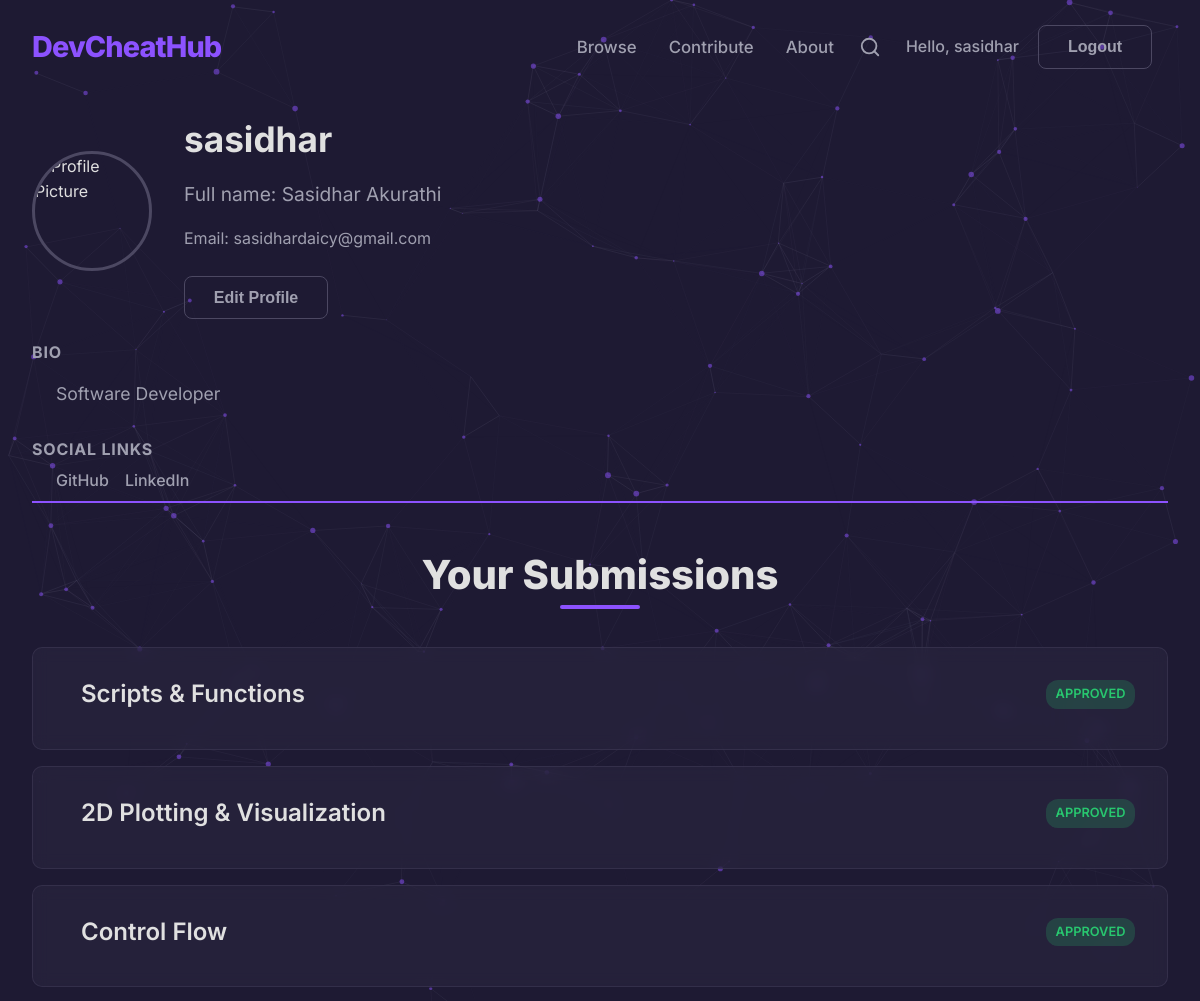
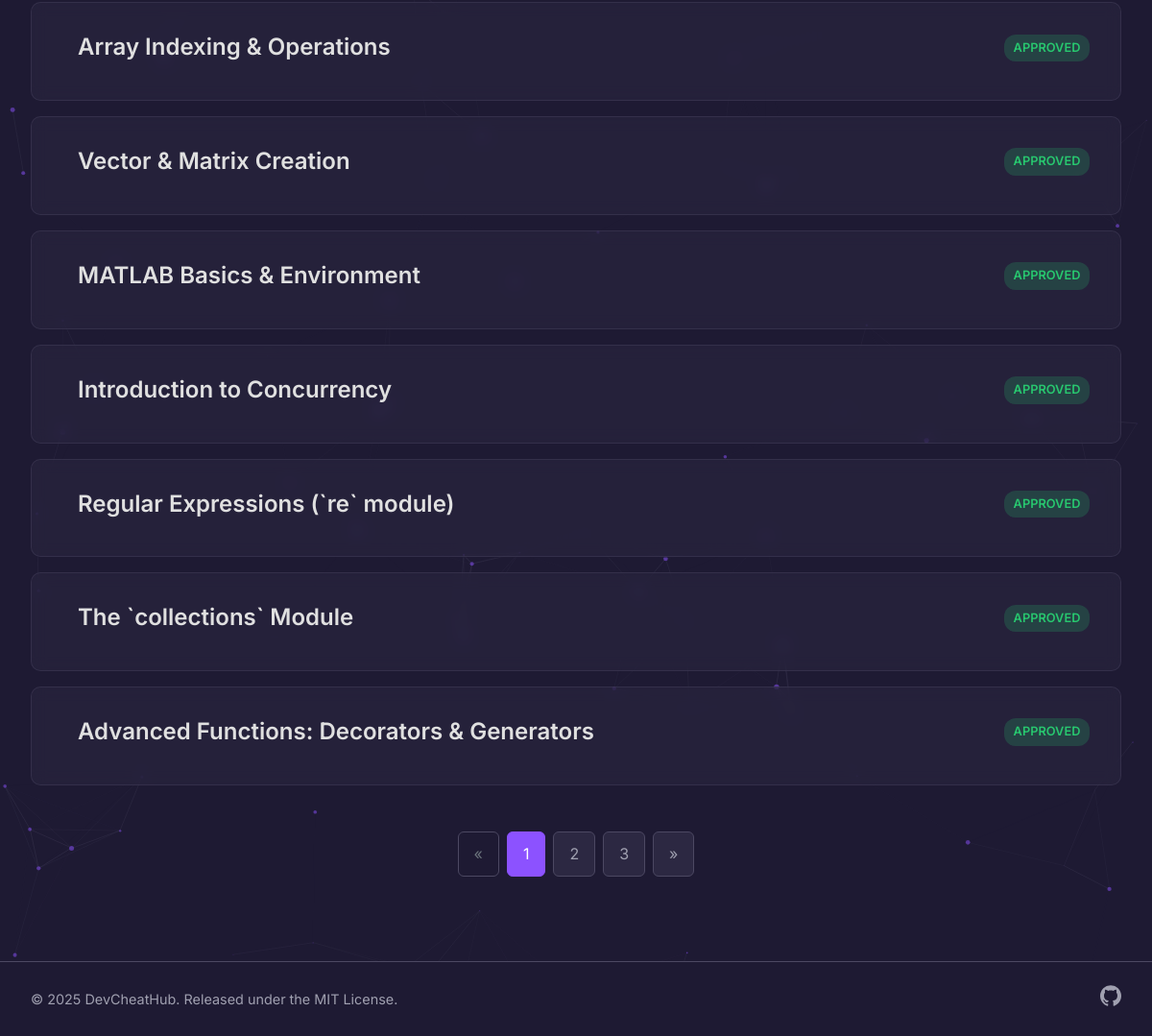
/accounts/profile/ (signed in), run on the app's committed database (2 pictures, top to bottom).
### core/models.py (models this page shows, shortened)
class CheatSheet(models.Model):
    STATUS_CHOICES = [
        ('PENDING', 'Pending Review'),
        ('APPROVED', 'Approved'),
        ('REJECTED', 'Rejected'),
    ]
    author = models.ForeignKey(User, on_delete=models.CASCADE)
    category = models.ForeignKey(Category, related_name="cheatsheets", on_delete=models.CASCADE)
    title = models.CharField(max_length=200)
    description = models.TextField(help_text="A brief description of the cheatsheet.")
    status = models.CharField(max_length=10, choices=STATUS_CHOICES, default='PENDING')
    slug = models.SlugField(max_length=200, unique=True, blank=True)
    created_at = models.DateTimeField(auto_now_add=True)
    updated_at = models.DateTimeField(auto_now=True)
    content = models.JSONField(default=dict)

### users/views.py (the view)
# urls.py: path('profile/', views.profile, name='profile'),
@login_required
def profile(request):
    if request.method == 'POST':
        u_form = UserUpdateForm(request.POST, instance=request.user)
        p_form = ProfileUpdateForm(request.POST, request.FILES, instance=request.user.profile)
        if u_form.is_valid() and p_form.is_valid():
            u_form.save()
            p_form.save()
            messages.success(request, 'Your profile has been updated successfully!')
            return redirect('profile') # Redirect to the same page
    else:
        u_form = UserUpdateForm(instance=request.user)
        p_form = ProfileUpdateForm(instance=request.user.profile)
    user_cheatsheets = CheatSheet.objects.filter(author=request.user).order_by('-updated_at')
    paginator = Paginator(user_cheatsheets, 10)
    page_number = request.GET.get('page')
    page_obj = paginator.get_page(page_number)
    query_params = request.GET.copy()
    if 'page' in query_params:
        del query_params['page']
    context = {
        'u_form': u_form,
        'p_form': p_form,
        'page_obj': page_obj,
        'query_params': query_params.urlencode(),
    }
    return render(request, 'users/profile.html', context)

### users/models.py (called while the page is built)
    @property
    def avatar_url(self):
        if self.profile_picture and hasattr(self.profile_picture, 'url'):
            return self.profile_picture.url
        else:
            return "https://res.cloudinary.com/dmphcbabx/image/upload/v1760011808/default_ycnnid.svg"

### templates/users/profile.html (shortened to what this page needs)
{% extends "base.html" %}
{% block content %}
<div class="container">
    <div id="profile-view-mode" class="form-section">
        <div class="profile-view-header">
            <div class="profile-view-info">
                <h1 class="profile-username">{{ user.username }}</h1>
                {% if user.get_full_name %}
                    <p class="profile-fullname">Full name: {{ user.get_full_name }}</p>
                {% endif %}
                <p class="profile-email">Email: {{ user.email }}</p>
                <button id="edit-profile-btn" class="btn btn-secondary">Edit Profile</button>
            </div>
        </div>
        <div class="profile-view-body">
            <h3>Bio</h3>
            <p class="profile-bio">{{ user.profile.bio|default:"You haven't added a bio yet." }}</p>
            <h3>Social Links</h3>
            <div class="profile-socials">
                {% if user.profile.github_url %}
                    <a href="{{ user.profile.github_url }}" target="_blank" class="social-link">GitHub</a>
                {% endif %}
                {% if user.profile.linkedin_url %}
                    <a href="{{ user.profile.linkedin_url }}" target="_blank" class="social-link">LinkedIn</a>
                {% endif %}
            </div>
        </div>
    </div>
    <div class="profile-submissions">
        <h2 class="section-title">Your Submissions</h2>
        <div class="list-container">
            {% for sheet in page_obj %}
                <div class="list-item">
                    <div class="list-item-header">
                        <h3 class="list-item-title">
                            {% if sheet.status == 'APPROVED' %}
                                <a href="{% url 'cheatsheet_detail' sheet.slug %}" class="list-item-link">{{ sheet.title }}</a>
                            {% else %}
                                {{ sheet.title }}
                            {% endif %}
                        </h3>
                        <span class="status-badge status-{{ sheet.status|lower }}">{{ sheet.get_status_display }}</span>
                    </div>
                </div>
            {% empty %}
                <p class="text-secondary">You haven't submitted any cheatsheets yet.</p>
            {% endfor %}
        </div>
        {% include 'partials/pagination.html' %}
    </div>
</div>
{% endblock %}

### templates/base.html (shortened to what this page needs)
{% load static %}
<!DOCTYPE html>
<html lang="en">
<head>
    <link rel="stylesheet" href="{% static 'css/styles.css' %}">
    <link rel="stylesheet" href="https://cdnjs.cloudflare.com/ajax/libs/codemirror/5.65.2/codemirror.min.css">
    <link rel="stylesheet" href="https://cdnjs.cloudflare.com/ajax/libs/codemirror/5.65.2/theme/dracula.min.css">
    <link rel="stylesheet" href="//cdnjs.cloudflare.com/ajax/libs/highlight.js/11.7.0/styles/atom-one-dark.min.css">
</head>
<body class="{% block body_class %}{% endblock %}">
    <div id="particles-js"></div>
    {% block header %}
        <header class="main-header">
            <nav class="header-nav container">
                <a href="{% url 'category_list' %}" class="logo">DevCheatHub</a>
                <div class="nav-menu">
                    <div class="nav-center">
                        <a href="{% url 'category_list' %}">Browse</a>
                        <a href="{% url 'contribute' %}">Contribute</a>
                        <a href="{% url 'about' %}">About</a>
                    </div>
                    <button id="open-search-btn" class="search-trigger-icon" aria-label="Open search">
                        <svg width="22" height="22" viewBox="0 0 24 24" fill="none" stroke="currentColor" stroke-width="2" stroke-linecap="round" stroke-linejoin="round"><circle cx="11" cy="11" r="8"></circle><line x1="21" y1="21" x2="16.65" y2="16.65"></line></svg>
                    </button>
                    <div class="nav-auth">
                        {% if user.is_authenticated %}
                            <a href="{% url 'profile' %}" class="welcome-text">Hello, {{ user.username }}</a>
                            <form action="{% url 'logout' %}" method="post" style="display: inline;">
                                <button type="submit" class="btn btn-secondary">Logout</button>
                            </form>
                        {% else %}
                            <a href="{% url 'login' %}" class="btn btn-secondary">Login</a>
                            <a href="{% url 'register' %}" class="btn btn-primary" >Sign Up</a>
                        {% endif %}
                    </div>
                </div>
            </nav>
        </header>
    {% endblock header %}
    <main id="page-content">
        {% block content %}
        {% endblock %}
    </main>
    {% block footer %}
        <footer class="site-footer">
            <div class="container footer-content-simple">
                <p class="footer-copyright">&copy; {% now "Y" %} DevCheatHub. Released under the MIT License.</p>
                <div class="footer-socials">
                    <a href="https://github.com/sasidharakurathi/devcheathub" target="_blank" aria-label="GitHub">
                    </a>
                </div>
            </div>
        </footer>
    {% endblock footer %}
</body>
</html>

### data on the page
CheatSheet: title "Scripts & Functions"
CheatSheet: title "2D Plotting & Visualization"
CheatSheet: title "Control Flow"
CheatSheet: title "Array Indexing & Operations"
CheatSheet: title "Vector & Matrix Creation"
CheatSheet: title "MATLAB Basics & Environment"
CheatSheet: title "Introduction to Concurrency"
CheatSheet: title "Regular Expressions (`re` module)"
CheatSheet: title "The `collections` Module"
CheatSheet: title "Advanced Functions: Decorators & Generators"

### other printed values
{{ user.username }} "sasidhar"
{{ num }} "2" "3"
